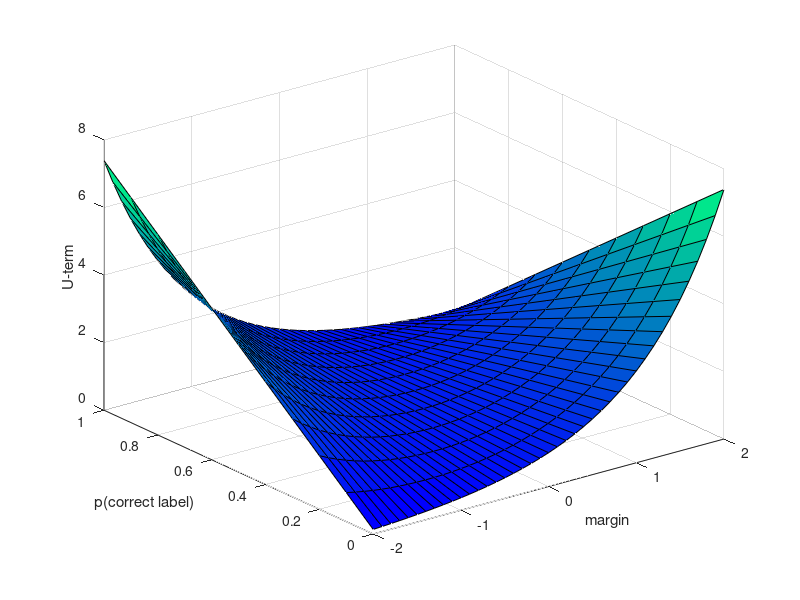
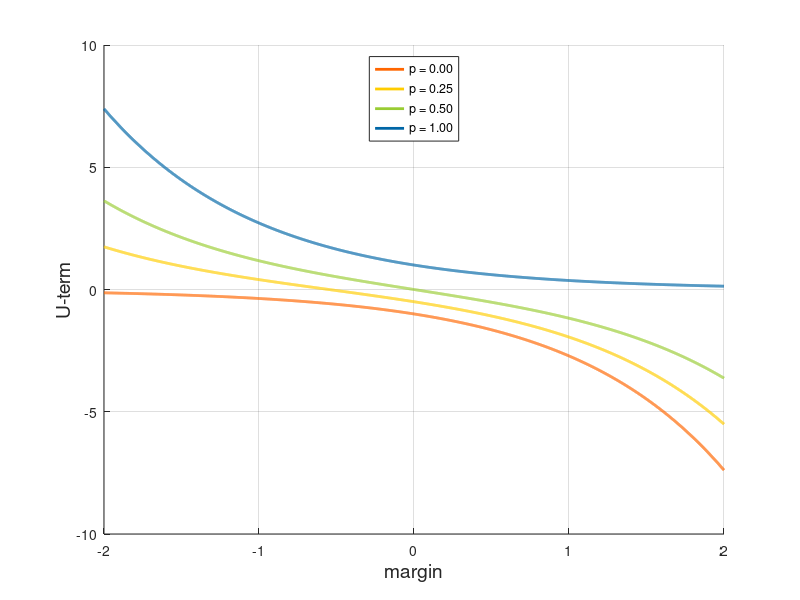

Write MATLAB code to recreate these figures, in order. (Note: this script raises an error after producing the figures.)
[Z,P] = meshgrid(-2:0.1:2, 0:0.1:1);
L = P .* exp(-Z) + (1-P).*exp(Z);

surf(Z,P,L)
xlabel('margin')
ylabel('p(correct label)')
zlabel('U-term')
colormap winter

%%
z = -2:0.001:2;
probabilities = [0,0.25,0.5,1];
f = figure;

% for p = probabilities
%     hold on; plot(z,p.*exp(-z) + (1-p).*exp(z));
% end
hold on; plot(z,probabilities(1).*exp(-z) - (1-probabilities(1)).*exp(z),'Color',[1 0.4 0], 'LineWidth',2);
hold on; plot(z,probabilities(2).*exp(-z) - (1-probabilities(2)).*exp(z),'Color',[1 0.8 0],'LineWidth',2);
hold on; plot(z,probabilities(3).*exp(-z) - (1-probabilities(3)).*exp(z),'Color',[0.6 0.8 0.2], 'LineWidth',2);
hold on; plot(z,probabilities(4).*exp(-z) - (1-probabilities(4)).*exp(z),'Color',[0 0.4 0.65],'LineWidth',2);
grid on;
xlabel('margin','FontSize',14); ylabel('U-term','FontSize',14);

lh = legend( sprintf('p = %0.2f',probabilities(1)),...
        sprintf('p = %0.2f',probabilities(2)),...
        sprintf('p = %0.2f',probabilities(3)),...
        sprintf('p = %0.2f',probabilities(4)),...
        'Location','north');
lh.FontSize = 14;
saveToPDFWithoutMargins(f,'loss_function_different_p.pdf');